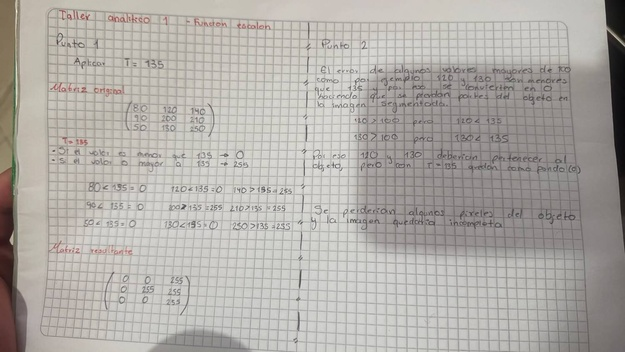
#> input picture sesion04_convolucion/img/documento.jpg, 625 x 352 px, shrunk from 1500 x 844 before the run
$ python lab06_filtros_suavizado.py
#> lines starting #> are read from the running program, lines starting #| are printed output that depends on the picture
"""Comparacion de tres estrategias de suavizado sobre ruido de sal y pimienta.

Genera ruido de impulso de forma controlada y aplica los filtros de media,
gaussiano y mediana con un kernel agresivo para contrastar sus efectos.
"""

import cv2
import matplotlib.pyplot as plt
import numpy as np

RUTA_IMAGEN = "img/documento.jpg"
RUTA_PANEL_A = "img/lab06_ruido_y_media.png"
RUTA_PANEL_B = "img/lab06_gaussiano_y_mediana.png"
KERNEL = 7
PROPORCION_RUIDO = 0.05
SEMILLA = 42


def agregar_sal_y_pimienta(imagen: np.ndarray, proporcion: float, semilla: int) -> np.ndarray:
    """Corrompe una fraccion de pixeles al azar con los valores 0 y 255."""
#> called with proporcion = 0.05, semilla = 42
    rng = np.random.default_rng(semilla)
    ruidosa = imagen.copy()  # sin copia se modificaria la imagen original

    cantidad = int(imagen.size * proporcion)
#> cantidad = 11000
    filas = rng.integers(0, imagen.shape[0], size=cantidad)
    columnas = rng.integers(0, imagen.shape[1], size=cantidad)

    mitad = cantidad // 2
#> mitad = 5500
    ruidosa[filas[:mitad], columnas[:mitad]] = 0
    ruidosa[filas[mitad:], columnas[mitad:]] = 255
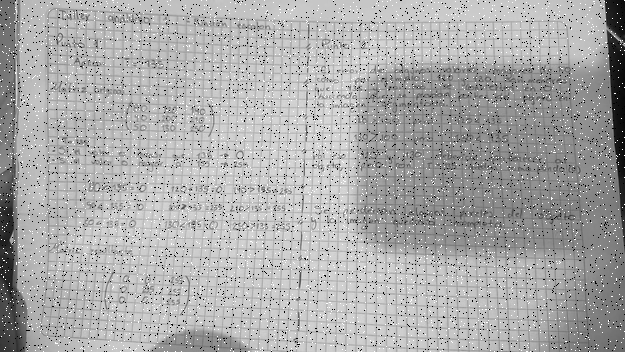
#> ruidosa: shape (352, 625); min 0, max 255, mean 170.2
    return ruidosa


def guardar_pareja(resultados: dict[str, np.ndarray], ruta: str) -> None:
    """Guarda dos resultados lado a lado; por SSH no hay display."""
    _, ejes = plt.subplots(1, 2, figsize=(16, 5))
    for eje, (titulo, imagen) in zip(ejes, resultados.items()):
        eje.imshow(imagen, cmap="gray")
        eje.set_title(titulo)
        eje.axis("off")
    plt.tight_layout()
    plt.savefig(ruta, dpi=150)
    plt.close()  # matplotlib acumula figuras: sin cerrar, la segunda se dibuja encima


if __name__ == "__main__":
    imagen = cv2.imread(RUTA_IMAGEN, cv2.IMREAD_GRAYSCALE)
    if imagen is None:
        raise FileNotFoundError(RUTA_IMAGEN)

    ruidosa = agregar_sal_y_pimienta(imagen, PROPORCION_RUIDO, SEMILLA)
    resultados = {
        "Con ruido": ruidosa,
        "Media": cv2.blur(ruidosa, (KERNEL, KERNEL)),
        "Gaussiano": cv2.GaussianBlur(ruidosa, (KERNEL, KERNEL), 0),
        "Mediana": cv2.medianBlur(ruidosa, KERNEL),
    }

    for titulo, resultado in resultados.items():
        diferencia = np.abs(resultado.astype(np.int16) - imagen.astype(np.int16))
        print(f"{titulo}: error medio de {diferencia.mean():.2f} contra la original")
#> this loop made 4 passes
#> titulo on passes 1 to 4: 'Con ruido', 'Media', 'Gaussiano', 'Mediana'
#| Con ruido: error medio de 6.17 contra la original
#| Media: error medio de 10.49 contra la original
#| Gaussiano: error medio de 9.11 contra la original
#| Mediana: error medio de 8.00 contra la original
#> pass 1, `diferencia = np.abs(resultado.astype(np.int16) - imagen.astype(np.int1..`:
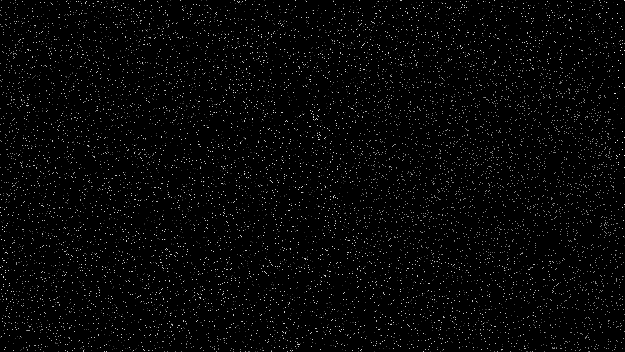
#> diferencia: shape (352, 625) int16; min 0, max 246, mean 6.2
#> pass 2, `diferencia = np.abs(resultado.astype(np.int16) - imagen.astype(np.int1..`:
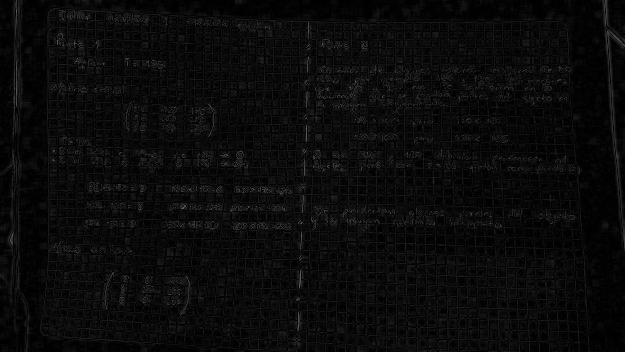
#> diferencia: shape (352, 625) int16; min 0, max 103, mean 10.5
#> pass 3, `diferencia = np.abs(resultado.astype(np.int16) - imagen.astype(np.int1..`:
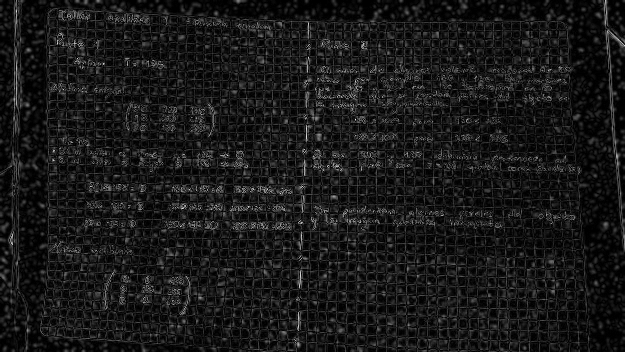
#> diferencia: shape (352, 625) int16; min 0, max 93, mean 9.1; drawn with min black and max white

    guardar_pareja({k: resultados[k] for k in ("Con ruido", "Media")}, RUTA_PANEL_A)
#> the loop in guardar_pareja, `for eje, (titulo, imagen) in zip(ejes, resultados.items()):` made 2 passes
#> in guardar_pareja, `plt.savefig(ruta, dpi=150)`:
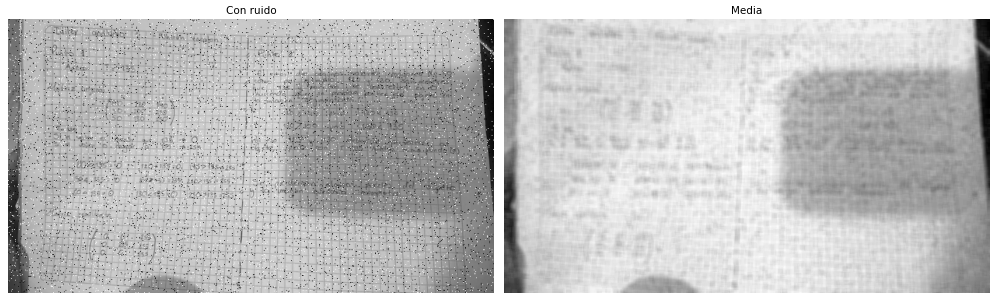
#> figure drawn by matplotlib, 2 panels
    guardar_pareja({k: resultados[k] for k in ("Gaussiano", "Mediana")}, RUTA_PANEL_B)
#> call 2 of guardar_pareja, with ruta = 'img/lab06_gaussiano_y_mediana.png'
#> the loop in guardar_pareja (call 2), `for eje, (titulo, imagen) in zip(ejes, resultados.items()):` made 2 passes
#> in guardar_pareja (call 2), `plt.savefig(ruta, dpi=150)`:
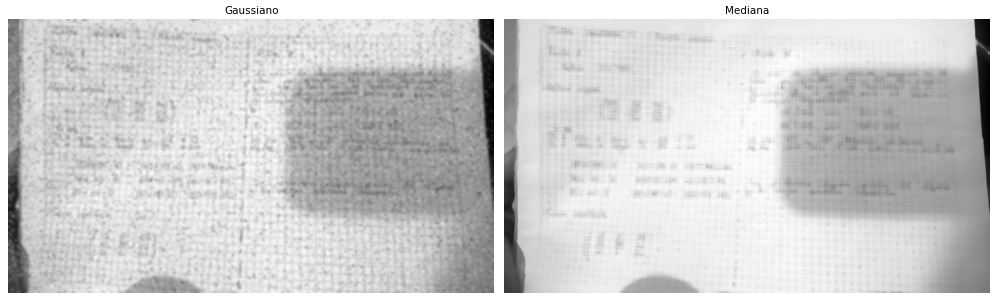
#> figure drawn by matplotlib, 2 panels
    print(f"Paneles guardados en {RUTA_PANEL_A} y {RUTA_PANEL_B}")
